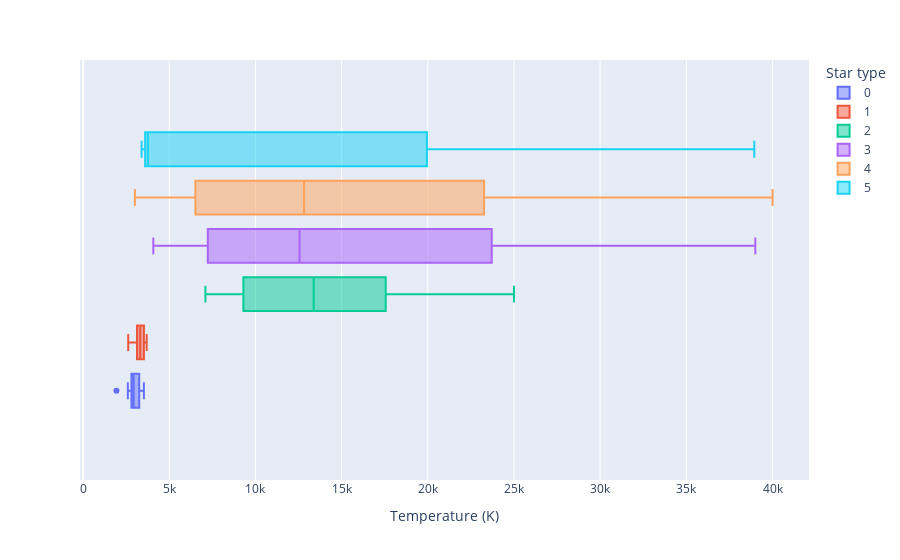
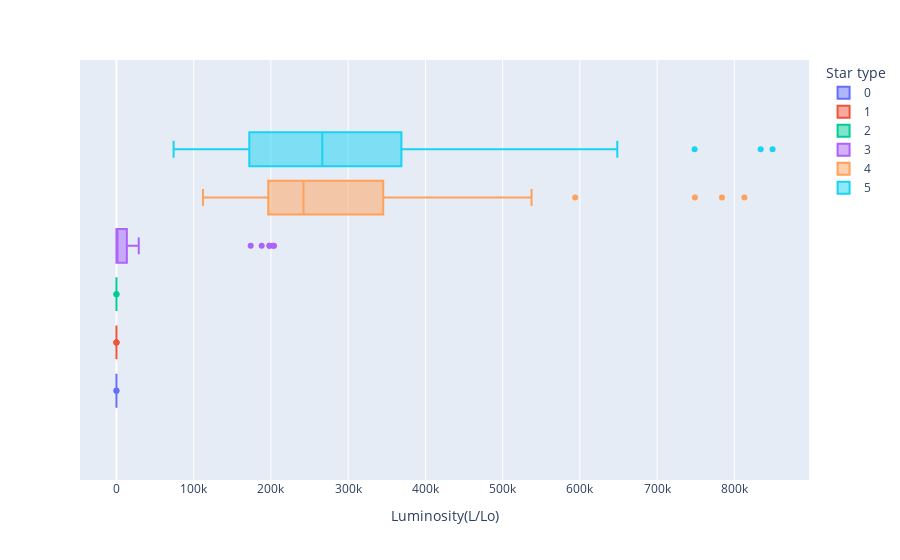
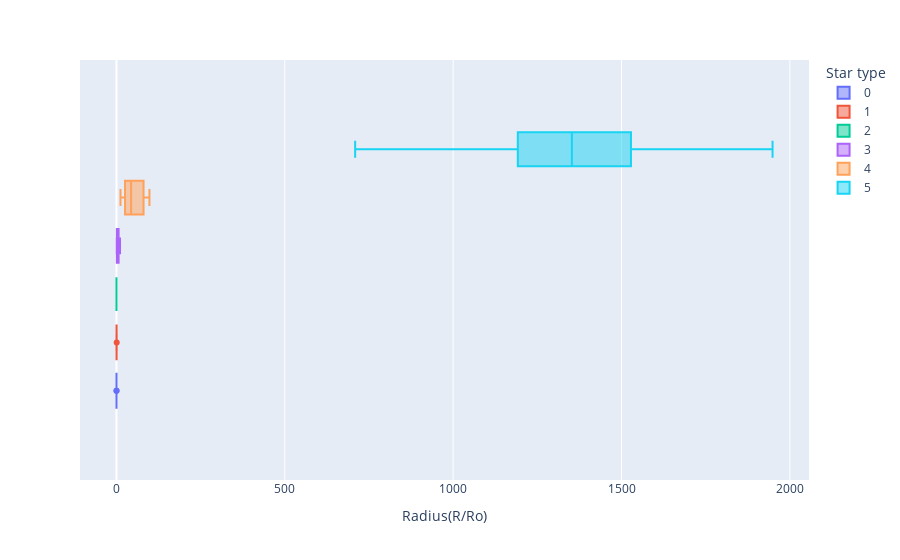
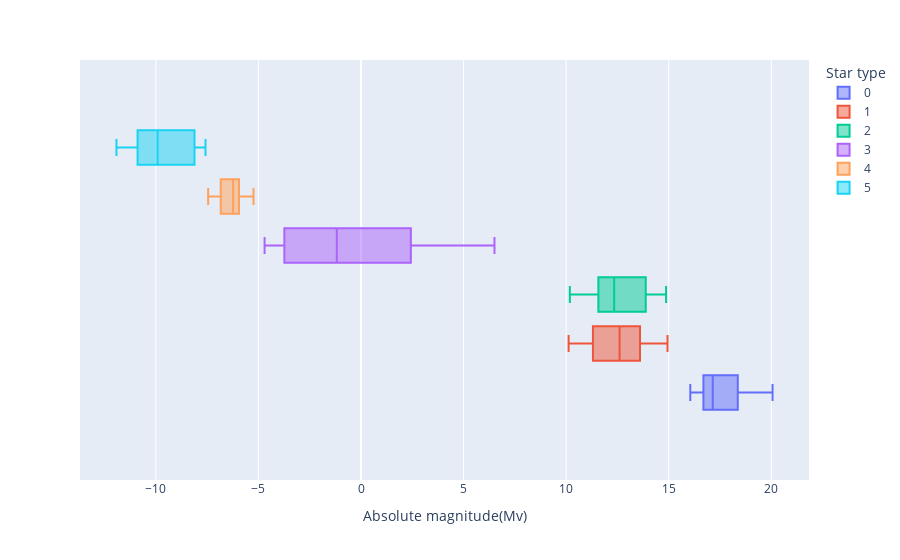

Notebook cell for these charts, in order:
### Markdown cell above
### Box Plots - Compare the Star Type to every other feature

### Code cell
# https://www.kaggle.com/code/creepycrap/star-type-pred-100-acc-feat-funkyml
col = ['Temperature (K)', 'Luminosity(L/Lo)', 'Radius(R/Ro)',
       'Absolute magnitude(Mv)', 'Spectral Class', 'Star color']
for column in col:
    fig = px.box(data, x = data[column], color = 'Star type')
    fig.show()

### Figure 1 — Plotly figure (JSON) as saved in the notebook; plotly's stock layout.template omitted (floating-point values rounded to 4 significant figures)
{"data": [{"alignmentgroup": "True", "hovertemplate": "Star type=0<br>Temperature (K)=%{x}<extra></extra>", "legendgroup": "0", "marker": {"color": "#636efa"}, "name": "0", "notched": false, "offsetgroup": "0", "orientation": "h", "showlegend": true, "type": "box", "x": [3068, 3042, 2600, 2800, 1939, 2840, 2637, 2600, 2650, 2700, 3341, 3432, 2983, 2835, 2935, 3295, 2945, 2817, 2774, 2871, 3323, 3531, 3218, 3146, 3511, 3225, 2935, 2861, 2856, 2731, 2831, 2914, 3419, 3218, 3453, 2889, 2968, 3484, 2778, 3523], "x0": " ", "xaxis": "x", "y0": " ", "yaxis": "y"}, {"alignmentgroup": "True", "hovertemplate": "Star type=1<br>Temperature (K)=%{x}<extra></extra>", "legendgroup": "1", "marker": {"color": "#EF553B"}, "name": "1", "notched": false, "offsetgroup": "1", "orientation": "h", "showlegend": true, "type": "box", "x": [3600, 3129, 3134, 3628, 2650, 3340, 2799, 3692, 3192, 3441, 3345, 3607, 3304, 3150, 3550, 3180, 2890, 3342, 2621, 3158, 3095, 3607, 3100, 2989, 3542, 3243, 3091, 3598, 3324, 3541, 3462, 3257, 2994, 3212, 3523, 3598, 3142, 3496, 3324, 3463], "x0": " ", "xaxis": "x", "y0": " ", "yaxis": "y"}, {"alignmentgroup": "True", "hovertemplate": "Star type=2<br>Temperature (K)=%{x}<extra></extra>", "legendgroup": "2", "marker": {"color": "#00cc96"}, "name": "2", "notched": false, "offsetgroup": "2", "orientation": "h", "showlegend": true, "type": "box", "x": [25000, 7740, 7220, 8500, 16500, 12990, 8570, 7700, 11790, 7230, 7100, 10574, 8930, 17200, 14100, 9675, 12010, 10980, 13720, 19860, 13420, 21020, 18290, 14520, 11900, 8924, 12912, 14732, 7723, 12984, 16790, 15680, 14982, 13340, 18340, 19920, 24020, 23092, 17920, 19360], "x0": " ", "xaxis": "x", "y0": " ", "yaxis": "y"}, {"alignmentgroup": "True", "hovertemplate": "Star type=3<br>Temperature (K)=%{x}<extra></extra>", "legendgroup": "3", "marker": {"color": "#ab63fa"}, "name": "3", "notched": false, "offsetgroup": "3", "orientation": "h", "showlegend": true, "type": "box", "x": [39000, 30000, 15276, 9700, 5800, 8052, 6757, 6380, 5936, 5587, 5300, 4526, 4077, 4980, 9030, 11250, 5112, 7720, 12098, 36108, 29560, 8945, 14060, 16390, 25070, 28700, 26140, 20120, 13023, 37800, 22350, 10012, 13089, 22012, 34190, 32460, 9320, 19400, 17140, 8250], "x0": " ", "xaxis": "x", "y0": " ", "yaxis": "y"}, {"alignmentgroup": "True", "hovertemplate": "Star type=4<br>Temperature (K)=%{x}<extra></extra>", "legendgroup": "4", "marker": {"color": "#FFA15A"}, "name": "4", "notched": false, "offsetgroup": "4", "orientation": "h", "showlegend": true, "type": "box", "x": [3826, 3365, 3270, 3200, 3008, 3600, 3575, 3574, 3625, 33750, 33300, 40000, 23000, 17120, 11096, 14245, 24630, 12893, 24345, 33421, 25390, 11567, 12675, 5752, 8927, 7282, 19923, 26373, 17383, 9373, 23678, 12749, 9383, 23440, 16787, 18734, 9892, 10930, 23095, 21738], "x0": " ", "xaxis": "x", "y0": " ", "yaxis": "y"}, {"alignmentgroup": "True", "hovertemplate": "Star type=5<br>Temperature (K)=%{x}<extra></extra>", "legendgroup": "5", "marker": {"color": "#19d3f3"}, "name": "5", "notched": false, "offsetgroup": "5", "orientation": "h", "showlegend": true, "type": "box", "x": [3490, 3750, 3834, 3749, 3650, 3450, 3660, 3450, 3752, 3535, 3459, 3605, 3615, 3399, 3610, 3553, 4015, 3625, 6850, 3780, 3570, 3500, 4287, 26000, 3600, 3614, 18000, 11000, 12100, 24490, 24145, 38234, 32489, 27739, 21904, 38940, 30839, 8829, 9235, 37882], "x0": " ", "xaxis": "x", "y0": " ", "yaxis": "y"}], "layout": {"boxmode": "group", "legend": {"title": {"text": "Star type"}, "tracegroupgap": 0}, "margin": {"t": 60}, "xaxis": {"anchor": "y", "domain": [0, 1], "title": {"text": "Temperature (K)"}}, "yaxis": {"anchor": "x", "domain": [0, 1]}}}

### Figure 2 — Plotly figure (JSON) as saved in the notebook; plotly's stock layout.template omitted (floating-point values rounded to 4 significant figures)
{"data": [{"alignmentgroup": "True", "hovertemplate": "Star type=0<br>Luminosity(L/Lo)=%{x}<extra></extra>", "legendgroup": "0", "marker": {"color": "#636efa"}, "name": "0", "notched": false, "offsetgroup": "0", "orientation": "h", "showlegend": true, "type": "box", "x": [0.0024, 0.0005, 0.0003, 0.0002, 0.000138, 0.00065, 0.00073, 0.0004, 0.00069, 0.00018, 0.0056, 0.00067, 0.00024, 0.00034, 0.00014, 0.00098, 0.00032, 0.00098, 0.00036, 0.00072, 0.00043, 0.00093, 0.00054, 0.00015, 0.00064, 0.00076, 0.00087, 0.00019, 0.000896, 0.000437, 0.000231, 0.000631, 0.000245, 0.000452, 0.000621, 0.000352, 0.000461, 0.000551, 0.000849, 0.000957], "x0": " ", "xaxis": "x", "y0": " ", "yaxis": "y"}, {"alignmentgroup": "True", "hovertemplate": "Star type=1<br>Luminosity(L/Lo)=%{x}<extra></extra>", "legendgroup": "1", "marker": {"color": "#EF553B"}, "name": "1", "notched": false, "offsetgroup": "1", "orientation": "h", "showlegend": true, "type": "box", "x": [0.0029, 0.0122, 0.0004, 0.0055, 0.0006, 0.0038, 0.0018, 0.00367, 0.00362, 0.039, 0.021, 0.022, 0.0085, 0.0088, 0.004, 0.001, 0.0034, 0.0015, 0.0006, 0.00135, 0.00019, 0.00023, 0.008, 0.0087, 0.0009, 0.0023, 0.0081, 0.0011, 0.0034, 0.0013, 0.0053, 0.0024, 0.0072, 0.0016, 0.0054, 0.0027, 0.00132, 0.00125, 0.0065, 0.0027], "x0": " ", "xaxis": "x", "y0": " ", "yaxis": "y"}, {"alignmentgroup": "True", "hovertemplate": "Star type=2<br>Luminosity(L/Lo)=%{x}<extra></extra>", "legendgroup": "2", "marker": {"color": "#00cc96"}, "name": "2", "notched": false, "offsetgroup": "2", "orientation": "h", "showlegend": true, "type": "box", "x": [0.056, 0.00049, 0.00017, 0.0005, 0.013, 8.5e-05, 0.00081, 0.00011, 0.00015, 8e-05, 0.00029, 0.00014, 0.00056, 0.00098, 0.00067, 0.00045, 0.00078, 0.00074, 0.00018, 0.0011, 0.00059, 0.0015, 0.0013, 0.00082, 0.00067, 0.00028, 0.00071, 0.00011, 0.00014, 0.00088, 0.0014, 0.00122, 0.00118, 0.00109, 0.00134, 0.00156, 0.00159, 0.00132, 0.00111, 0.00125], "x0": " ", "xaxis": "x", "y0": " ", "yaxis": "y"}, {"alignmentgroup": "True", "hovertemplate": "Star type=3<br>Luminosity(L/Lo)=%{x}<extra></extra>", "legendgroup": "3", "marker": {"color": "#ab63fa"}, "name": "3", "notched": false, "offsetgroup": "3", "orientation": "h", "showlegend": true, "type": "box", "x": [204000, 28840, 1136, 74, 0.81, 8.7, 1.43, 1.35, 1.357, 0.819, 0.59, 0.153, 0.085, 0.357, 45, 672, 0.63, 7.92, 689, 198000, 188000, 38, 1092, 1278, 14500, 16790, 14520, 4720, 998, 202900, 12450, 552, 788, 6748, 198200, 173800, 29, 10920, 883, 9.25], "x0": " ", "xaxis": "x", "y0": " ", "yaxis": "y"}, {"alignmentgroup": "True", "hovertemplate": "Star type=4<br>Luminosity(L/Lo)=%{x}<extra></extra>", "legendgroup": "4", "marker": {"color": "#FFA15A"}, "name": "4", "notched": false, "offsetgroup": "4", "orientation": "h", "showlegend": true, "type": "box", "x": [200000, 340000, 150000, 195000, 280000, 320000, 123000, 200000, 184000, 220000, 240000, 813000, 127000, 235000, 112000, 231000, 363000, 184000, 142000, 352000, 223000, 251000, 452000, 245000, 239000, 131000, 152000, 198000, 342900, 424520, 244290, 332520, 342940, 537430, 246730, 224780, 593900, 783930, 347820, 748890], "x0": " ", "xaxis": "x", "y0": " ", "yaxis": "y"}, {"alignmentgroup": "True", "hovertemplate": "Star type=5<br>Luminosity(L/Lo)=%{x}<extra></extra>", "legendgroup": "5", "marker": {"color": "#19d3f3"}, "name": "5", "notched": false, "offsetgroup": "5", "orientation": "h", "showlegend": true, "type": "box", "x": [270000, 283000, 272000, 550000, 310000, 263000, 363000, 174000, 209000, 195000, 100000, 126000, 200000, 117000, 132000, 145000, 282000, 74000, 229000, 200000, 320000, 138000, 630000, 316000, 240000, 145000, 200000, 170000, 120000, 248490, 382993, 272830, 648430, 849420, 748490, 374830, 834042, 537493, 404940, 294903], "x0": " ", "xaxis": "x", "y0": " ", "yaxis": "y"}], "layout": {"boxmode": "group", "legend": {"title": {"text": "Star type"}, "tracegroupgap": 0}, "margin": {"t": 60}, "xaxis": {"anchor": "y", "domain": [0, 1], "title": {"text": "Luminosity(L/Lo)"}}, "yaxis": {"anchor": "x", "domain": [0, 1]}}}

### Figure 3 — Plotly figure (JSON) as saved in the notebook; plotly's stock layout.template omitted (floating-point values rounded to 4 significant figures)
{"data": [{"alignmentgroup": "True", "hovertemplate": "Star type=0<br>Radius(R/Ro)=%{x}<extra></extra>", "legendgroup": "0", "marker": {"color": "#636efa"}, "name": "0", "notched": false, "offsetgroup": "0", "orientation": "h", "showlegend": true, "type": "box", "x": [0.17, 0.1542, 0.102, 0.16, 0.103, 0.11, 0.127, 0.096, 0.11, 0.13, 0.057, 0.19, 0.094, 0.0918, 0.116, 0.132, 0.093, 0.0911, 0.118, 0.12, 0.0912, 0.0976, 0.11, 0.0932, 0.109, 0.121, 0.0932, 0.0899, 0.0782, 0.0856, 0.0915, 0.116, 0.126, 0.0987, 0.0773, 0.0973, 0.119, 0.0998, 0.112, 0.129], "x0": " ", "xaxis": "x", "y0": " ", "yaxis": "y"}, {"alignmentgroup": "True", "hovertemplate": "Star type=1<br>Radius(R/Ro)=%{x}<extra></extra>", "legendgroup": "1", "marker": {"color": "#EF553B"}, "name": "1", "notched": false, "offsetgroup": "1", "orientation": "h", "showlegend": true, "type": "box", "x": [0.51, 0.3761, 0.196, 0.393, 0.14, 0.24, 0.16, 0.47, 0.1967, 0.351, 0.273, 0.38, 0.18, 0.35, 0.291, 0.35, 0.24, 0.307, 0.098, 0.161, 0.492, 0.38, 0.31, 0.34, 0.62, 0.73, 0.24, 0.56, 0.34, 0.256, 0.148, 0.46, 0.28, 0.378, 0.319, 0.67, 0.258, 0.336, 0.471, 0.675], "x0": " ", "xaxis": "x", "y0": " ", "yaxis": "y"}, {"alignmentgroup": "True", "hovertemplate": "Star type=2<br>Radius(R/Ro)=%{x}<extra></extra>", "legendgroup": "2", "marker": {"color": "#00cc96"}, "name": "2", "notched": false, "offsetgroup": "2", "orientation": "h", "showlegend": true, "type": "box", "x": [0.0084, 0.01234, 0.011, 0.01, 0.014, 0.00984, 0.0097, 0.0128, 0.011, 0.013, 0.012, 0.0092, 0.0095, 0.015, 0.0089, 0.0109, 0.0092, 0.0087, 0.00892, 0.0131, 0.00981, 0.0112, 0.00934, 0.00972, 0.00898, 0.00879, 0.00945, 0.00892, 0.00878, 0.00996, 0.0121, 0.0114, 0.0113, 0.0116, 0.0124, 0.0142, 0.0127, 0.0104, 0.0106, 0.00998], "x0": " ", "xaxis": "x", "y0": " ", "yaxis": "y"}, {"alignmentgroup": "True", "hovertemplate": "Star type=3<br>Radius(R/Ro)=%{x}<extra></extra>", "legendgroup": "3", "marker": {"color": "#ab63fa"}, "name": "3", "notched": false, "offsetgroup": "3", "orientation": "h", "showlegend": true, "type": "box", "x": [10.6, 6.3, 7.2, 2.89, 0.9, 1.8, 1.12, 0.98, 1.106, 0.99, 0.91, 0.865, 0.795, 1.13, 2.63, 6.98, 0.876, 1.34, 7.01, 10.2, 6.02, 2.487, 5.745, 5.68, 5.92, 6.4, 5.49, 6.78, 6.21, 6.86, 6.36, 5.856, 5.992, 6.64, 6.39, 6.237, 1.91, 6.03, 5.653, 1.93], "x0": " ", "xaxis": "x", "y0": " ", "yaxis": "y"}, {"alignmentgroup": "True", "hovertemplate": "Star type=4<br>Radius(R/Ro)=%{x}<extra></extra>", "legendgroup": "4", "marker": {"color": "#FFA15A"}, "name": "4", "notched": false, "offsetgroup": "4", "orientation": "h", "showlegend": true, "type": "box", "x": [19, 23, 88, 17, 25, 29, 45, 89, 84, 26, 12, 14, 36, 83, 12, 42, 63, 36, 57, 67, 57, 36, 83, 97, 35, 24, 73, 39, 30, 24, 35, 76, 98, 81, 62, 46, 80, 25, 86, 92], "x0": " ", "xaxis": "x", "y0": " ", "yaxis": "y"}, {"alignmentgroup": "True", "hovertemplate": "Star type=5<br>Radius(R/Ro)=%{x}<extra></extra>", "legendgroup": "5", "marker": {"color": "#19d3f3"}, "name": "5", "notched": false, "offsetgroup": "5", "orientation": "h", "showlegend": true, "type": "box", "x": [1520, 1260, 1183, 1648, 1324, 1349, 1673, 1284, 955, 1546, 1289, 1124, 1635, 1486, 1522, 1324, 1534, 876, 1467, 1324, 1480, 1420, 1315, 1679, 1190, 1553, 1045, 1779, 708.9, 1134.0, 1494, 1356, 1948.0, 1252, 1130, 1356, 1194, 1423, 1112, 1783], "x0": " ", "xaxis": "x", "y0": " ", "yaxis": "y"}], "layout": {"boxmode": "group", "legend": {"title": {"text": "Star type"}, "tracegroupgap": 0}, "margin": {"t": 60}, "xaxis": {"anchor": "y", "domain": [0, 1], "title": {"text": "Radius(R/Ro)"}}, "yaxis": {"anchor": "x", "domain": [0, 1]}}}

### Figure 4 — Plotly figure (JSON) as saved in the notebook; plotly's stock layout.template omitted (floating-point values rounded to 4 significant figures)
{"data": [{"alignmentgroup": "True", "hovertemplate": "Star type=0<br>Absolute magnitude(Mv)=%{x}<extra></extra>", "legendgroup": "0", "marker": {"color": "#636efa"}, "name": "0", "notched": false, "offsetgroup": "0", "orientation": "h", "showlegend": true, "type": "box", "x": [16.12, 16.6, 18.7, 16.65, 20.06, 16.98, 17.22, 17.4, 17.45, 16.05, 16.23, 16.94, 16.09, 16.96, 18.89, 17.13, 18.34, 16.45, 17.39, 19.43, 17.16, 19.94, 20.02, 16.92, 17.12, 19.63, 16.88, 16.71, 19.56, 18.09, 16.21, 18.39, 17.56, 17.34, 17.08, 16.93, 17.45, 16.67, 19.45, 16.35], "x0": " ", "xaxis": "x", "y0": " ", "yaxis": "y"}, {"alignmentgroup": "True", "hovertemplate": "Star type=1<br>Absolute magnitude(Mv)=%{x}<extra></extra>", "legendgroup": "1", "marker": {"color": "#EF553B"}, "name": "1", "notched": false, "offsetgroup": "1", "orientation": "h", "showlegend": true, "type": "box", "x": [10.69, 11.79, 13.21, 10.48, 11.78, 13.07, 14.79, 10.8, 13.53, 11.18, 12.3, 10.12, 13.2, 11.94, 10.89, 11.76, 13.46, 11.87, 12.81, 13.98, 10.87, 10.34, 11.17, 13.12, 14.23, 14.75, 11.43, 14.26, 12.23, 14.33, 11.47, 10.73, 13.45, 12.85, 12.43, 13.67, 14.12, 14.94, 12.78, 14.78], "x0": " ", "xaxis": "x", "y0": " ", "yaxis": "y"}, {"alignmentgroup": "True", "hovertemplate": "Star type=2<br>Absolute magnitude(Mv)=%{x}<extra></extra>", "legendgroup": "2", "marker": {"color": "#00cc96"}, "name": "2", "notched": false, "offsetgroup": "2", "orientation": "h", "showlegend": true, "type": "box", "x": [10.58, 14.02, 14.23, 14.5, 11.89, 12.23, 14.2, 14.47, 12.59, 14.08, 14.09, 12.02, 13.78, 12.45, 12.17, 13.98, 12.13, 11.19, 12.97, 11.34, 13.67, 11.52, 12.78, 11.92, 11.38, 14.87, 12.83, 12.89, 14.81, 11.23, 12.87, 11.92, 12.23, 12.9, 11.22, 11.34, 10.55, 10.18, 11.66, 11.62], "x0": " ", "xaxis": "x", "y0": " ", "yaxis": "y"}, {"alignmentgroup": "True", "hovertemplate": "Star type=3<br>Absolute magnitude(Mv)=%{x}<extra></extra>", "legendgroup": "3", "marker": {"color": "#ab63fa"}, "name": "3", "notched": false, "offsetgroup": "3", "orientation": "h", "showlegend": true, "type": "box", "x": [-4.7, -4.2, -1.97, 0.16, 5.05, 2.42, 2.41, 2.93, 4.46, 5.03, 5.49, 6.506, 6.228, 4.78, 1.45, -2.3, 4.68, 2.44, 0.02, -4.4, -4.01, 0.12, -2.04, -3.32, -3.98, -4.09, -3.8, -3.4, -1.38, -4.56, -3.67, 0.013, -0.12, -2.55, -4.57, -4.36, 1.236, -3.08, -2.64, -0.98], "x0": " ", "xaxis": "x", "y0": " ", "yaxis": "y"}, {"alignmentgroup": "True", "hovertemplate": "Star type=4<br>Absolute magnitude(Mv)=%{x}<extra></extra>", "legendgroup": "4", "marker": {"color": "#FFA15A"}, "name": "4", "notched": false, "offsetgroup": "4", "orientation": "h", "showlegend": true, "type": "box", "x": [-6.93, -6.2, -6.02, -7.22, -6, -6.6, -6.78, -5.24, -6.74, -6.1, -6.5, -6.23, -5.76, -6.89, -5.91, -6.12, -5.83, -6.34, -6.24, -5.79, -5.92, -6.245, -5.62, -6.63, -7.34, -7.22, -5.69, -5.83, -6.09, -5.99, -6.27, -7.02, -6.98, -5.975, -6.35, -7.45, -7.262, -6.224, -5.905, -7.346], "x0": " ", "xaxis": "x", "y0": " ", "yaxis": "y"}, {"alignmentgroup": "True", "hovertemplate": "Star type=5<br>Absolute magnitude(Mv)=%{x}<extra></extra>", "legendgroup": "5", "marker": {"color": "#19d3f3"}, "name": "5", "notched": false, "offsetgroup": "5", "orientation": "h", "showlegend": true, "type": "box", "x": [-9.4, -7.63, -9.2, -8.05, -7.79, -11.75, -11.92, -11.28, -11.24, -11.36, -10.7, -10.81, -11.33, -10.92, -10.86, -11.03, -11.39, -10.25, -10.07, -10.7, -7.58, -8.18, -9.2, -9.1, -7.89, -7.71, -8.3, -9.9, -7.84, -8.24, -8.84, -9.29, -10.84, -7.59, -7.67, -9.93, -10.63, -10.73, -11.23, -7.8], "x0": " ", "xaxis": "x", "y0": " ", "yaxis": "y"}], "layout": {"boxmode": "group", "legend": {"title": {"text": "Star type"}, "tracegroupgap": 0}, "margin": {"t": 60}, "xaxis": {"anchor": "y", "domain": [0, 1], "title": {"text": "Absolute magnitude(Mv)"}}, "yaxis": {"anchor": "x", "domain": [0, 1]}}}
